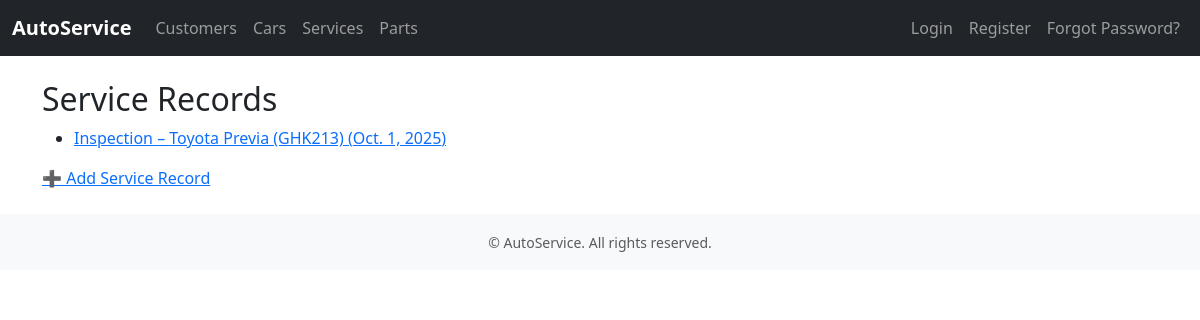
/finalapp/services/, run on the app's committed database.
### finalapp/models.py (models this page shows, shortened)
class ServiceRecord(models.Model):
    car = models.ForeignKey("Car", on_delete=models.CASCADE, related_name="service_records")
    SERVICE_TYPE_CHOICES = [
        ("maintenance", "Maintenance"),
        ("repair", "Repair"),
        ("inspection", "Inspection"),
        ("other", "Other"),
    ]
    service_type = models.CharField(max_length=20, choices=SERVICE_TYPE_CHOICES)
    description = models.TextField(help_text="Detailed description of work performed")
    mileage_at_service = models.PositiveIntegerField(blank=True, null=True)
    service_date = models.DateField()
    cost = models.DecimalField(max_digits=10, decimal_places=2, blank=True, null=True)
    mechanic = models.ForeignKey(
        "auth.User",
        on_delete=models.SET_NULL,
        null=True,
        blank=True,
        related_name="services_performed"
    )
    created_at = models.DateTimeField(auto_now_add=True)

class Car(models.Model):
    owner = models.ForeignKey("Customer", on_delete=models.CASCADE, related_name="cars")
    model = models.ForeignKey(CarModel, on_delete=models.PROTECT, related_name="cars")
    year = models.PositiveIntegerField()
    vin = models.CharField(max_length=17, unique=True, help_text="Vehicle Identification Number")
    license_plate = models.CharField(max_length=15, unique=True)
    color = models.CharField(max_length=30, blank=True, null=True)
    mileage = models.PositiveIntegerField(blank=True, null=True)
    created_at = models.DateTimeField(auto_now_add=True)
    updated_at = models.DateTimeField(auto_now=True)
    picture = models.ImageField(upload_to="car_pictures/", blank=True, null=True)
    def __str__(self):
        return f"{self.model} ({self.license_plate})"

class CarModel(models.Model):
    make = models.ForeignKey(CarMake, on_delete=models.CASCADE, related_name="models")
    name = models.CharField(max_length=100)
    class Meta:
        unique_together = ("make", "name")
    def __str__(self):
        return f"{self.make.name} {self.name}"

class CarMake(models.Model):
    name = models.CharField(max_length=50, unique=True)

### finalapp/views.py (the view)
# urls.py: path("services/", views.ServiceRecordListView.as_view(), name="service_list"),
class ServiceRecordListView(ListView):
    model = ServiceRecord
    template_name = "services/service_list.html"

### finalapp/templates/services/service_list.html
{% extends "base.html" %}
{% block content %}
<h2>Service Records</h2>
<ul>
  {% for record in object_list %}
    <li>
      <a href="{% url 'service_detail' record.pk %}">
        {{ record.get_service_type_display }} – {{ record.car }} ({{ record.service_date }})
      </a>
    </li>
  {% empty %}
    <li>No service records available.</li>
  {% endfor %}
</ul>
<a href="{% url 'service_create' %}">➕ Add Service Record</a>
{% endblock %}

### finalapp/static/finalapp/css/style.css (style rules this page uses)
body { font-family: Arial, Helvetica, sans-serif; background-color: #f8f9fa; }

### data on the page
ServiceRecord: service_type "Inspection", car "Toyota Previa (GHK213)", service_date "Oct. 1, 2025"
